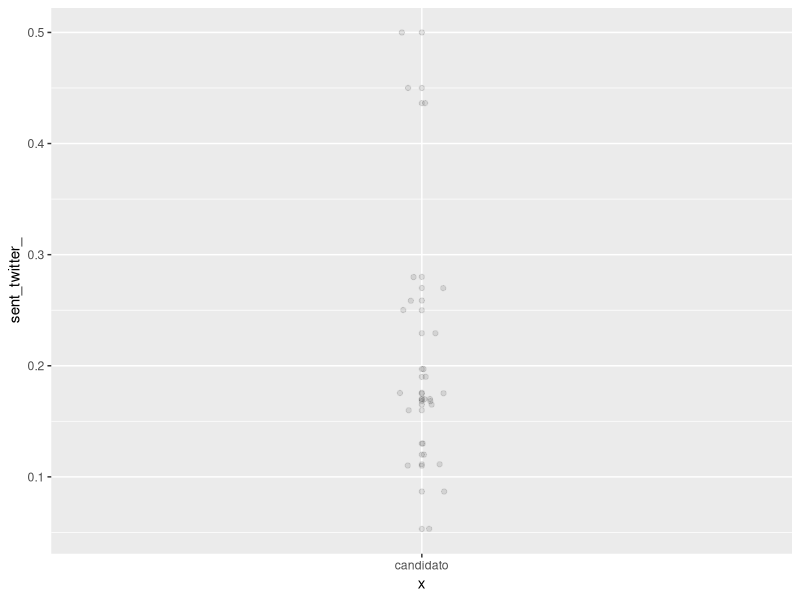
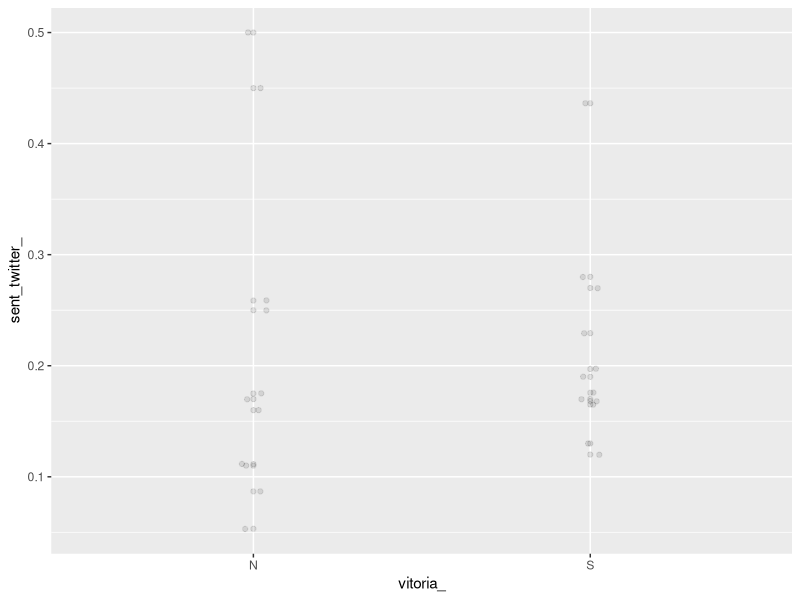
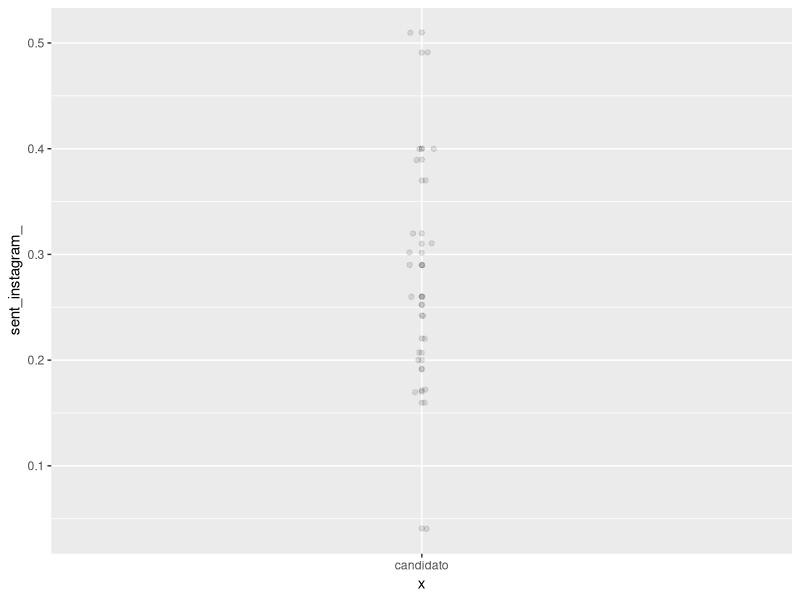
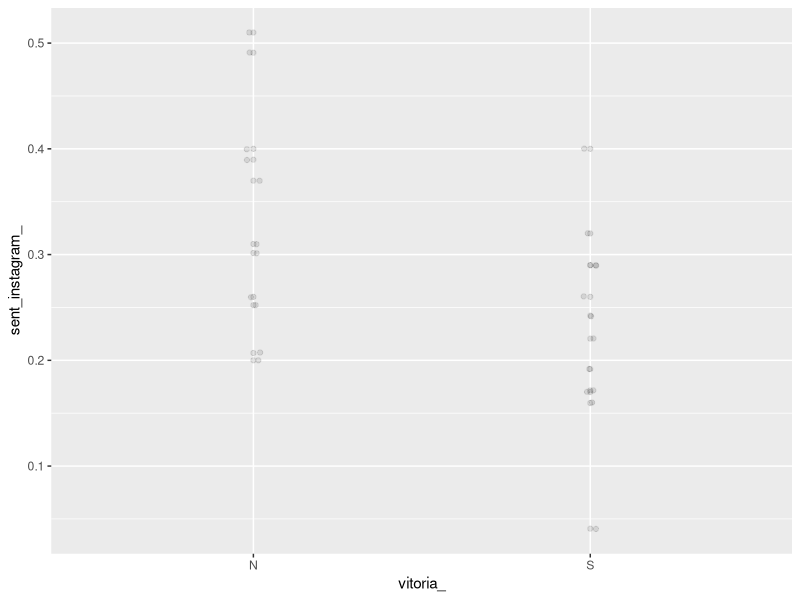
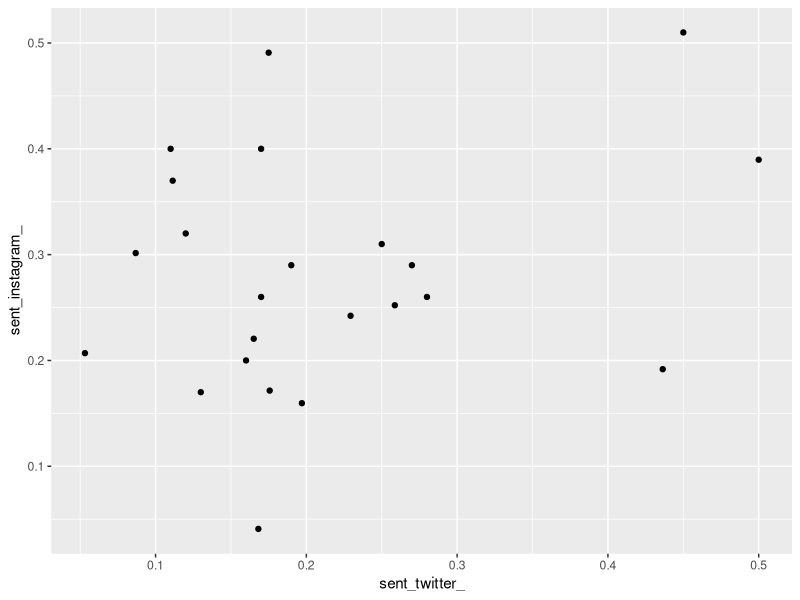
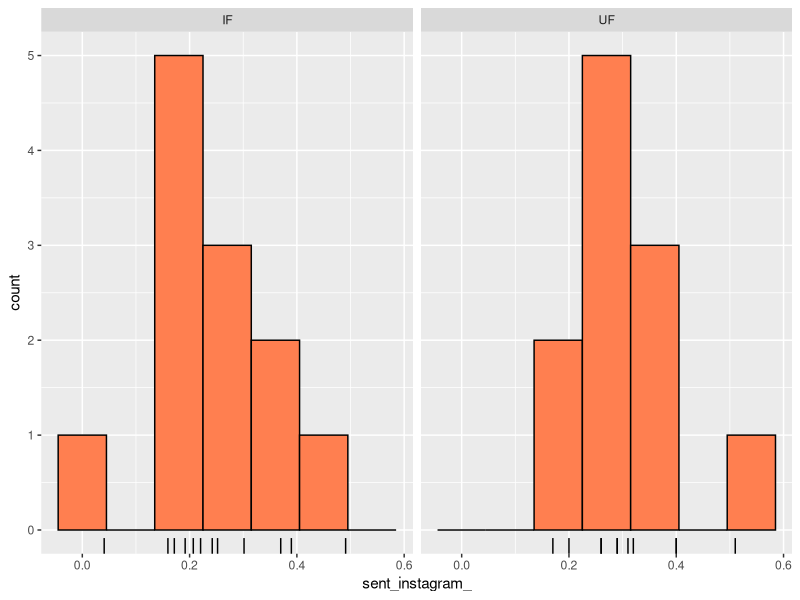
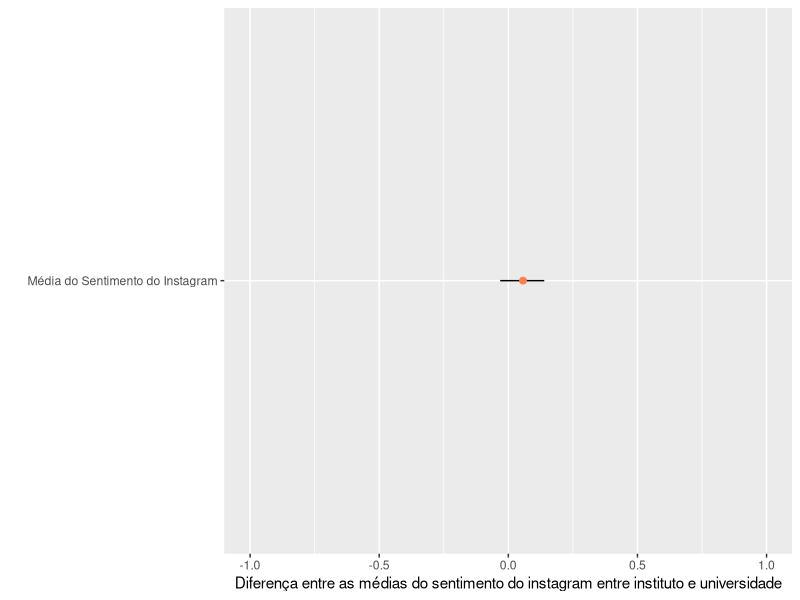

The R source for these figures, in order:
## ---- chunk 1
library(tidyverse)
library(here)
library(tidyr)
library(broom)
library(boot)
## ---- chunk 2
dados = read_csv2(here("data/sentimento31.csv"),
  col_types = cols(
  id = col_double(),
  regiao = col_character(),
  estado = col_character(),
  sigla = col_character(),
  vitoria_ = col_character(),
  usa_twitter_ = col_character(),
  sent_twitter_ = col_double(),
  usa_instagram_ = col_character(),
  sent_instagram_ = col_double(),
  anos_ = col_number(),
  foi_diretor_ = col_character(),
  foi_coordenador_ = col_character(),
  foi_fg_ = col_character(),
  publicacoes_twitter_ = col_double(),
  seguidores_twitter_ = col_double(),
  seguindo_twitter_ = col_double(),
  publicacoes_instagram_ = col_double(),
  seguidores_instagram_ = col_double(),
  seguindo_instagram_ = col_double()
))


dados = dados %>% 
  mutate(vitoria = (vitoria_ == "S") * 1)

glimpse(dados)

## ---- chunk 3
dados = dados %>% 
  filter(!(usa_twitter_ == "N" & usa_instagram_ == "N")) %>% 
  filter(!sent_twitter_ == 0) %>% 
  filter(!sent_instagram_ == 0)
  
glimpse(dados)
## ---- chunk 4
dados %>% 
  count(usa_twitter_ == "S") 
## ---- chunk 5
dados %>% 
  count(usa_instagram_ == "S") 
## ---- chunk 6
dados %>% ggplot(mapping = aes(y=sent_twitter_, x="candidato")) +
  geom_point(alpha = 0.1) +
  geom_jitter(alpha = 0.1, width = .04)
## ---- chunk 7
dados %>% ggplot(mapping = aes(y=sent_twitter_, x=vitoria_)) +
  geom_point(alpha=.1) +
  geom_jitter(alpha = 0.1, width = .04)
## ---- chunk 8
dados %>% ggplot(mapping = aes(y=sent_instagram_, x="candidato")) +
  geom_point(alpha = 0.1) +
  geom_jitter(alpha = 0.1, width = .02)
## ---- chunk 9
dados %>% ggplot(mapping = aes(y=sent_instagram_, x=vitoria_)) +
  geom_point(alpha=.1) +
  geom_jitter(alpha = 0.1, width = .02)
## ---- chunk 10
dados %>% ggplot(mapping = aes(x= sent_twitter_, y = sent_instagram_)) +
  geom_point()
## ---- chunk 11
cor(x= dados$sent_twitter_, y=dados$sent_instagram_)
## ---- chunk 12
cor(x= dados$vitoria, y=dados$sent_twitter_)
## ---- chunk 13
cor(x= dados$vitoria, y=dados$sent_instagram_)
## ---- chunk 14
dados %>%  ggplot(aes(x = sent_instagram_)) +
  facet_wrap(~sigla) + 
  geom_histogram(binwidth = .09, fill = "coral", color="black") +
  geom_rug()
## ---- chunk 15
logit <- glm(vitoria ~ sent_twitter_ + sent_instagram_, data = dados)
summary(logit)
## ---- chunk 16
dados_uf = dados %>%
  filter(sigla=="UF")

logit <- glm(vitoria ~ sent_twitter_ + sent_instagram_, data = dados_uf)
summary(logit)
## ---- chunk 17
dados_if = dados %>%
  filter(sigla=="IF")

logit <- glm(vitoria ~ sent_twitter_+ sent_instagram_, data = dados_if)
summary(logit)
## ---- chunk 18
dados %>% 
  select(sigla, sent_instagram_) %>% 
  group_by(sigla) %>% 
  summarise(media = mean(sent_instagram_), .groups = "drop") 
## ---- chunk 19
theta <- function(d, i) {
    agrupado = d %>% 
        slice(i) %>% 
        group_by(sigla) %>% 
        summarise(media = mean(sent_instagram_), .groups = "drop")
    uf = agrupado %>% filter(sigla == "UF") %>% pull(media)
    ifs = agrupado %>% filter(sigla == "IF") %>% pull(media)
    uf - ifs
}

booted <- boot(data = dados, 
               statistic = theta, 
               R = 2000)

ci = tidy(booted, 
          conf.level = .95,
          conf.method = "bca",
          conf.int = TRUE)

glimpse(ci)
## ---- chunk 20
ci %>% 
  ggplot(aes(
            ymin = conf.low,
            y = statistic,
            ymax = conf.high,
            x = "Média do Sentimento do Instagram"
        )) +
        geom_linerange() +
        geom_point(color = "coral", size = 2) +
        scale_y_continuous(limits = c(-1, 1)) +
        labs(x = "", y = "Diferença entre as médias do sentimento do instagram entre instituto e universidade") +
        coord_flip()
